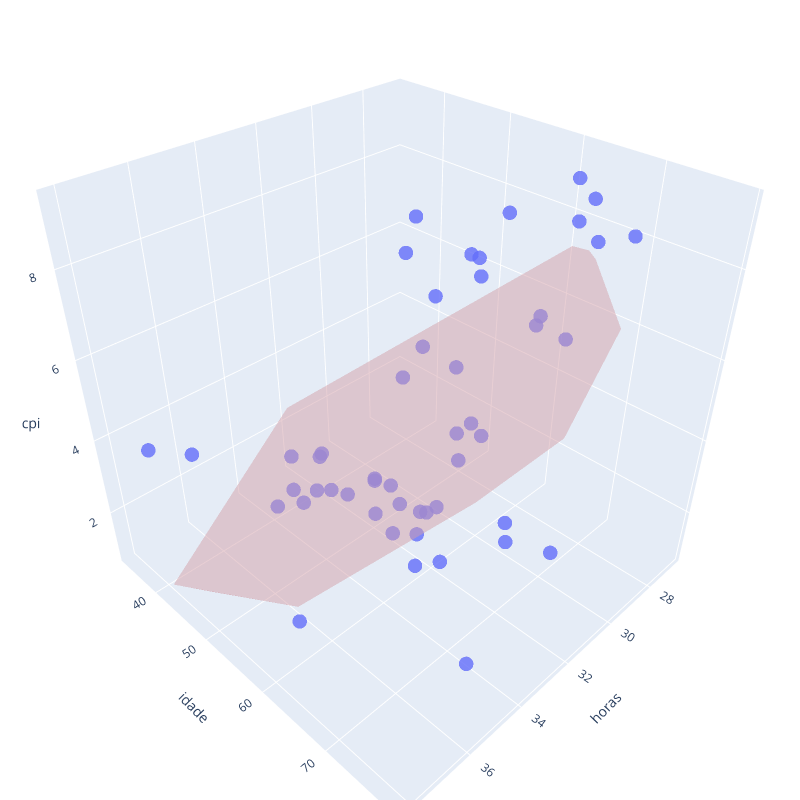

This figure's notebook cell:
### Code cell
# In[ ]: Gráfico 3D com scatter e fitted values resultantes do modelo

trace = go.Scatter3d(
    x=paises['horas'], 
    y=paises['idade'], 
    z=paises['cpi'], 
    mode='markers',
    marker={
        'size': 5,
        'opacity': 0.8,
    },
)

layout = go.Layout(
    margin={'l': 0, 'r': 0, 'b': 0, 't': 0},
    width=800,
    height=800,
    xaxis_title='X AXIS TITLE',
)

data = [trace]

plot_figure = go.Figure(data=data, layout=layout)
plot_figure.add_trace(go.Mesh3d(
                    x=paises['horas'], 
                    y=paises['idade'], 
                    z=paises['cpifit'], 
                    opacity=0.5,
                    color='pink'
                  ))
plot_figure.update_layout(scene = dict(
                        xaxis_title='horas',
                        yaxis_title='idade',
                        zaxis_title='cpi'))
plot_figure.show()

### Figure 1 — Plotly figure (JSON) as saved in the notebook; plotly's stock layout.template omitted (floating-point values rounded to 4 significant figures)
{"data": [{"marker": {"opacity": 0.8, "size": 5}, "mode": "markers", "type": "scatter3d", "x": [35, 32, 32, 30.1, 35, 33.4, 34, 34, 33, 32, 38.1, 30, 32, 30, 27.5, 30, 31, 29.8, 33.5, 32, 31.3, 35.1, 32, 33.9, 32.4, 31.7, 32.8, 26.8, 31, 27.1, 33.2, 34.7, 38, 33.2, 34.5, 34.9, 33.8, 34.5, 37.8, 31.8, 30, 32, 32, 34.1, 31.2, 34.5, 32.8, 32.1, 34.5, 34.9], "y": [72, 64, 72, 67, 59, 61, 70, 49, 79, 58, 42, 76, 59, 70, 66, 60, 53, 56, 63, 42, 63, 66, 58, 44, 62, 39, 73, 61, 65, 64, 58, 75, 50, 69, 67, 46, 58, 61, 64, 62, 70, 65, 34, 63, 68, 61, 44, 60, 65, 51], "z": [3.9, 8.7, 7.9, 7.1, 4, 8.9, 6.2, 2.5, 4, 6.3, 4.6, 9.3, 2.1, 6.8, 7.9, 3.5, 8.5, 2.3, 1.8, 0.8, 8, 3.9, 2, 1.9, 2.8, 1.5, 3.4, 8.8, 9.3, 8.6, 3.3, 1.4, 5.3, 6, 3.7, 2.1, 3.7, 3.5, 2.8, 6.1, 9.2, 8.7, 1, 3.8, 2.5, 4.4, 2.4, 7.6, 7.1, 2.8]}, {"color": "pink", "opacity": 0.5, "type": "mesh3d", "x": [35, 32, 32, 30.1, 35, 33.4, 34, 34, 33, 32, 38.1, 30, 32, 30, 27.5, 30, 31, 29.8, 33.5, 32, 31.3, 35.1, 32, 33.9, 32.4, 31.7, 32.8, 26.8, 31, 27.1, 33.2, 34.7, 38, 33.2, 34.5, 34.9, 33.8, 34.5, 37.8, 31.8, 30, 32, 32, 34.1, 31.2, 34.5, 32.8, 32.1, 34.5, 34.9], "y": [72, 64, 72, 67, 59, 61, 70, 49, 79, 58, 42, 76, 59, 70, 66, 60, 53, 56, 63, 42, 63, 66, 58, 44, 62, 39, 73, 61, 65, 64, 58, 75, 50, 69, 67, 46, 58, 61, 64, 62, 70, 65, 34, 63, 68, 61, 44, 60, 65, 51], "z": [5.103, 5.51, 6.307, 6.571, 3.807, 4.649, 5.305, 3.212, 6.604, 4.912, 0.8683, 7.509, 5.011, 6.911, 7.515, 5.914, 4.814, 5.595, 4.808, 3.316, 5.691, 4.465, 4.912, 2.753, 5.15, 3.138, 6.086, 7.298, 6.011, 7.476, 4.43, 5.523, 1.706, 5.527, 4.806, 2.551, 4.189, 4.207, 3.182, 5.391, 6.911, 5.61, 2.519, 4.567, 6.23, 4.207, 3.195, 5.071, 4.606, 3.05]}], "layout": {"height": 800, "margin": {"b": 0, "l": 0, "r": 0, "t": 0}, "scene": {"xaxis": {"title": {"text": "horas"}}, "yaxis": {"title": {"text": "idade"}}, "zaxis": {"title": {"text": "cpi"}}}, "width": 800, "xaxis": {"title": {"text": "X AXIS TITLE"}}}}
